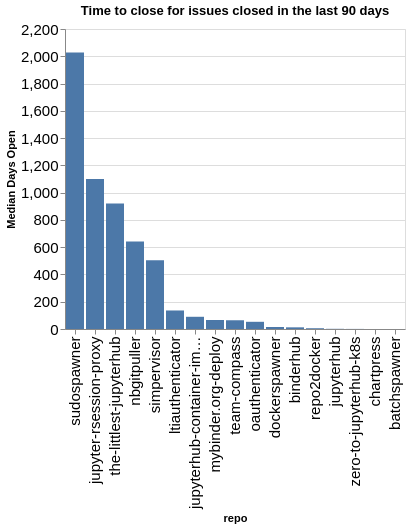

Notebook source saved alongside this figure:
### Code cell
time_open = closed.groupby(['org', 'repo']).agg({'time_open': 'median'}).reset_index()
time_open['time_open'] = time_open['time_open'] / (60 * 60 * 24)
time_open['org/repo'] = time_open.apply(lambda a: a['org'] + '/' + a['repo'], axis=1)
sorted_vals = time_open.sort_values(['org', 'time_open'], ascending=False)['repo'].values
alt.Chart(data=time_open, title=f"Time to close for issues closed in the last {n_days} days").mark_bar().encode(
    x=alt.X('repo', sort=alt.Sort(sorted_vals.tolist())),
    y=alt.Y('time_open', title="Median Days Open"),
)

### Figure 1 — Vega-Lite specification as saved in the notebook (floating-point values rounded to 4 significant figures)
{"config": {"axisLeft": {"labelFontSize": 15}, "axisBottom": {"labelFontSize": 15}}, "data": {"name": "data-9453366a407503ad51635cc468a49860"}, "mark": {"type": "bar"}, "encoding": {"x": {"field": "repo", "sort": ["sudospawner", "jupyter-rsession-proxy", "the-littlest-jupyterhub", "nbgitpuller", "simpervisor", "ltiauthenticator", "jupyterhub-container-images", "mybinder.org-deploy", "team-compass", "oauthenticator", "dockerspawner", "binderhub", "repo2docker", "jupyterhub", "zero-to-jupyterhub-k8s", "chartpress", "batchspawner"], "type": "nominal"}, "y": {"field": "time_open", "title": "Median Days Open", "type": "quantitative"}}, "title": "Time to close for issues closed in the last 90 days", "$schema": "https://vega.github.io/schema/vega-lite/v5.20.1.json", "datasets": {"data-9453366a407503ad51635cc468a49860": [{"org": "jupyterhub", "repo": "batchspawner", "time_open": 0.00309, "org/repo": "jupyterhub/batchspawner"}, {"org": "jupyterhub", "repo": "binderhub", "time_open": 12.21, "org/repo": "jupyterhub/binderhub"}, {"org": "jupyterhub", "repo": "chartpress", "time_open": 0.09798, "org/repo": "jupyterhub/chartpress"}, {"org": "jupyterhub", "repo": "dockerspawner", "time_open": 14.6, "org/repo": "jupyterhub/dockerspawner"}, {"org": "jupyterhub", "repo": "jupyter-rsession-proxy", "time_open": 1100.0, "org/repo": "jupyterhub/jupyter-rsession-proxy"}, {"org": "jupyterhub", "repo": "jupyterhub", "time_open": 1.4, "org/repo": "jupyterhub/jupyterhub"}, {"org": "jupyterhub", "repo": "jupyterhub-container-images", "time_open": 89.59, "org/repo": "jupyterhub/jupyterhub-container-images"}, {"org": "jupyterhub", "repo": "ltiauthenticator", "time_open": 135.9, "org/repo": "jupyterhub/ltiauthenticator"}, {"org": "jupyterhub", "repo": "mybinder.org-deploy", "time_open": 66.11, "org/repo": "jupyterhub/mybinder.org-deploy"}, {"org": "jupyterhub", "repo": "nbgitpuller", "time_open": 642.4, "org/repo": "jupyterhub/nbgitpuller"}, {"org": "jupyterhub", "repo": "oauthenticator", "time_open": 52.81, "org/repo": "jupyterhub/oauthenticator"}, {"org": "jupyterhub", "repo": "repo2docker", "time_open": 5.608, "org/repo": "jupyterhub/repo2docker"}, {"org": "jupyterhub", "repo": "simpervisor", "time_open": 503.8, "org/repo": "jupyterhub/simpervisor"}, {"org": "jupyterhub", "repo": "sudospawner", "time_open": 2028.0, "org/repo": "jupyterhub/sudospawner"}, {"org": "jupyterhub", "repo": "team-compass", "time_open": 64.19, "org/repo": "jupyterhub/team-compass"}, {"org": "jupyterhub", "repo": "the-littlest-jupyterhub", "time_open": 920.5, "org/repo": "jupyterhub/the-littlest-jupyterhub"}, {"org": "jupyterhub", "repo": "zero-to-jupyterhub-k8s", "time_open": 0.6366, "org/repo": "jupyterhub/zero-to-jupyterhub-k8s"}]}}
